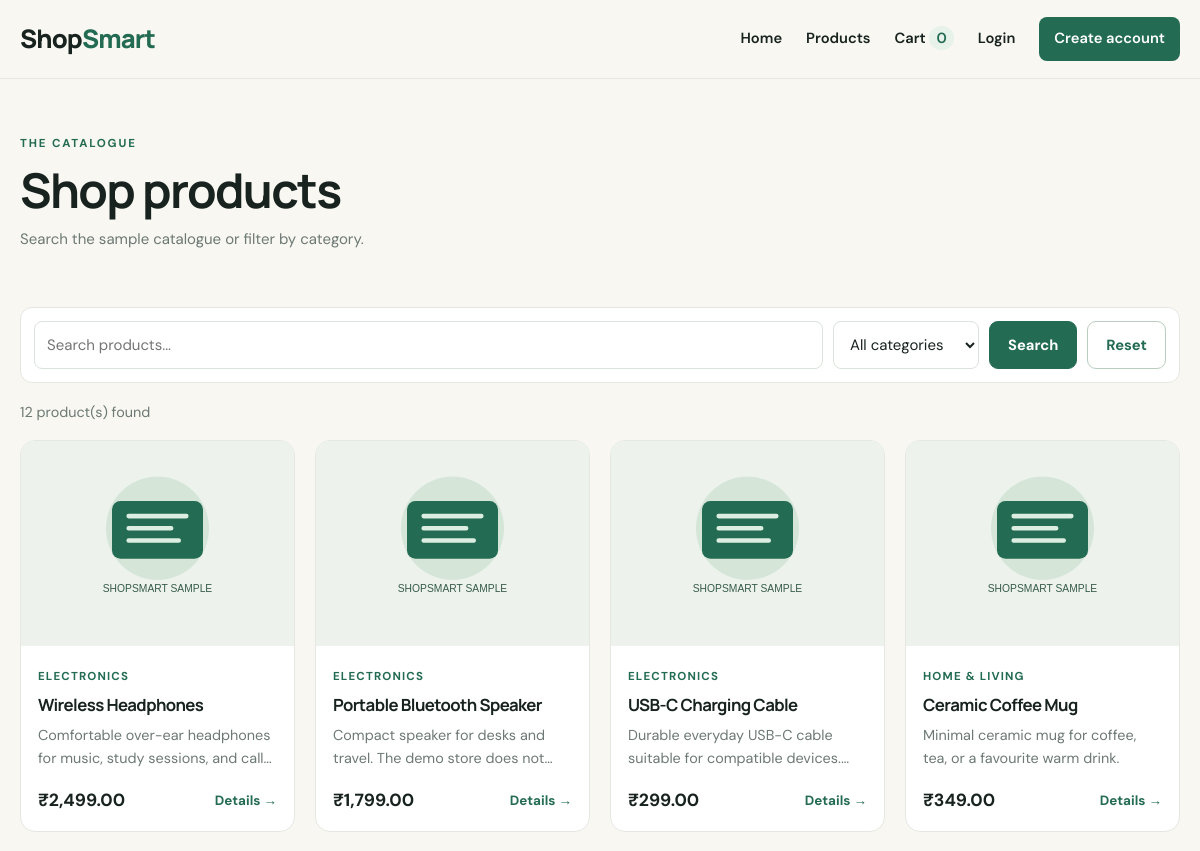
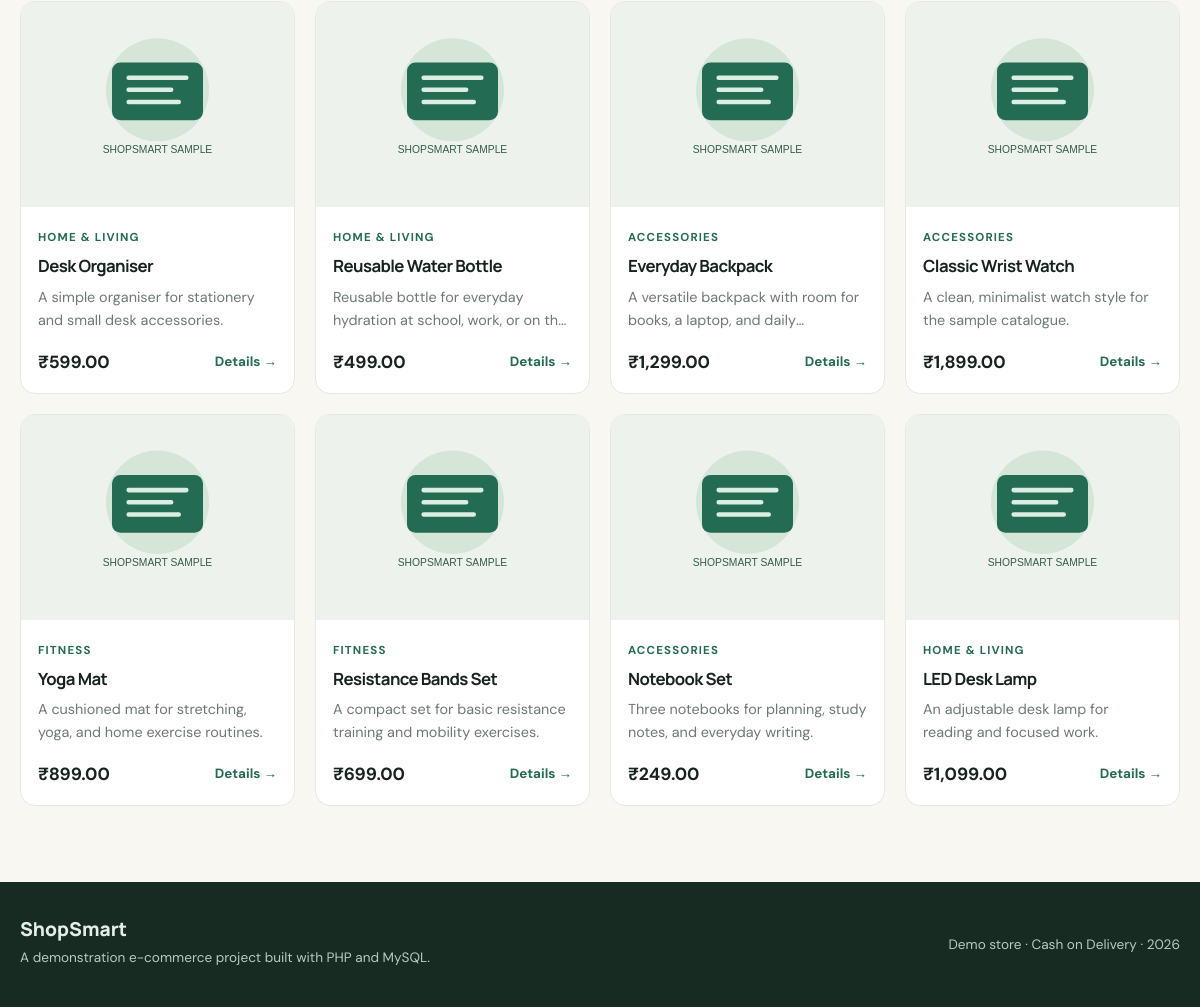
/products.php, run on the app's committed database (2 pictures, top to bottom).
### tables this page shows
CREATE TABLE products (
  id INT UNSIGNED AUTO_INCREMENT PRIMARY KEY,
  category_id INT UNSIGNED NULL,
  name VARCHAR(180) NOT NULL,
  description TEXT NOT NULL,
  price DECIMAL(10,2) NOT NULL,
  stock INT UNSIGNED NOT NULL DEFAULT 0,
  image VARCHAR(255) NOT NULL DEFAULT 'assets/images/product-placeholder.svg',
  active TINYINT(1) NOT NULL DEFAULT 1,
  created_at TIMESTAMP NOT NULL DEFAULT CURRENT_TIMESTAMP,
  CONSTRAINT fk_products_category FOREIGN KEY (category_id) REFERENCES categories(id) ON DELETE SET NULL,
  INDEX idx_products_name (name),
  INDEX idx_products_active (active)
);

CREATE TABLE categories (
  id INT UNSIGNED AUTO_INCREMENT PRIMARY KEY,
  name VARCHAR(100) NOT NULL UNIQUE,
  created_at TIMESTAMP NOT NULL DEFAULT CURRENT_TIMESTAMP
);

### functions.php (called while the page is built, shortened)
<?php
function e(?string $value): string {
    return htmlspecialchars((string)$value, ENT_QUOTES | ENT_SUBSTITUTE, 'UTF-8');
}
function money(float|int|string $amount): string {
    return '₹' . number_format((float)$amount, 2);
}

### products.php (the view, shortened to what this page needs)
<?php
require_once __DIR__ . '/config/database.php';
require_once __DIR__ . '/includes/functions.php';
$q = trim((string)($_GET['q'] ?? ''));
$sql = "SELECT p.*, c.name AS category_name FROM products p LEFT JOIN categories c ON c.id=p.category_id WHERE p.active=1";
$params = [];
$sql .= " ORDER BY p.created_at DESC";
$stmt = $pdo->prepare($sql); $stmt->execute($params); $products = $stmt->fetchAll();
require __DIR__ . '/includes/header.php';
?>
<section class="page-heading"><p class="eyebrow">The catalogue</p><h1>Shop products</h1><p>Search the sample catalogue or filter by category.</p></section>
<form class="filter-bar" method="get">
  <input type="search" name="q" placeholder="Search products..." value="<?= e($q) ?>">
  <select name="category"><option value="0">All categories</option></select>
  <button class="button" type="submit">Search</button>
  <a class="button button-outline" href="products.php">Reset</a>
</form>
<p class="muted"><?= count($products) ?> product(s) found</p>
<div class="product-grid">
<?php foreach ($products as $product): ?>
  <article class="product-card">
    <a href="product-details.php?id=<?= (int)$product['id'] ?>" class="product-image"><img src="<?= e($product['image'] ?: 'assets/images/product-placeholder.svg') ?>" alt="<?= e($product['name']) ?>" onerror="this.src='assets/images/product-placeholder.svg'"></a>
    <div class="product-info"><span class="category"><?= e($product['category_name'] ?? 'General') ?></span><h3><a href="product-details.php?id=<?= (int)$product['id'] ?>"><?= e($product['name']) ?></a></h3><p class="muted clamp"><?= e($product['description']) ?></p><div class="product-bottom"><strong><?= money($product['price']) ?></strong><a class="small-link" href="product-details.php?id=<?= (int)$product['id'] ?>">Details →</a></div></div>
  </article>
<?php endforeach; ?>
</div>
<?php require __DIR__ . '/includes/footer.php'; ?>

### style.css (style rules this page uses)
:root { --ink:#18231f;--muted:#6d7974;--green:#236b52;--green-dark:#174c3a;--mint:#e7f2eb;--cream:#f8f7f2;--line:#e5e8e2;--white:#fff;--orange:#e5a65b;--danger:#b53d3d;--shadow:0 12px 36px rgba(25,48,38,.08) }
* { box-sizing:border-box }
html { scroll-behavior:smooth }
body { margin:0;background:var(--cream);color:var(--ink);font-family:'DM Sans',Arial,sans-serif;font-size:15px;line-height:1.6 }
h1,h2,h3,.brand { font-family:Manrope,Arial,sans-serif;line-height:1.2;letter-spacing:-.035em }
h1 { font-size:clamp(2.3rem,5vw,4rem);margin:.35rem 0 1rem }
h3 { font-size:1.05rem }
p { margin:.5rem 0 1rem }
a { color:var(--green);text-decoration:none }
img { max-width:100%;display:block }
.eyebrow { text-transform:uppercase;letter-spacing:.16em;font-size:.72rem;font-weight:700;color:var(--green);margin:0 0 8px }
.button { display:inline-flex;align-items:center;justify-content:center;gap:8px;background:var(--green);border:1px solid var(--green);border-radius:9px;padding:12px 18px;color:white;font:700 .92rem 'DM Sans',sans-serif;cursor:pointer;transition:transform .15s,background .15s }
.button-outline { background:transparent;color:var(--green);border-color:#b9cec1 }
.product-grid { display:grid;grid-template-columns:repeat(4,minmax(0,1fr));gap:20px }
.product-card { background:white;border:1px solid var(--line);border-radius:15px;overflow:hidden;transition:transform .18s,box-shadow .18s }
.product-image { height:205px;background:#edf2ed;display:flex;align-items:center;justify-content:center;overflow:hidden }
.product-image img { width:100%;height:100%;object-fit:cover }
.product-info { padding:17px }
.category { color:var(--green);font-size:.72rem;text-transform:uppercase;letter-spacing:.1em;font-weight:700 }
.product-info h3 { margin:8px 0 9px }
.product-info h3 a { color:var(--ink) }
.product-bottom { display:flex;justify-content:space-between;align-items:center;gap:10px;margin-top:16px }
.product-bottom strong { font-size:1.1rem }
.small-link { font-weight:700;font-size:.84rem }
.muted { color:var(--muted);font-size:.9rem }
.clamp { display:-webkit-box;-webkit-line-clamp:2;-webkit-box-orient:vertical;overflow:hidden;min-height:44px }
.page-heading { padding:26px 0 22px }
.page-heading h1 { font-size:clamp(2.2rem,4vw,3.2rem);margin:.2rem 0 }
.page-heading p:last-child { color:var(--muted) }
.filter-bar { display:flex;gap:10px;background:white;border:1px solid var(--line);padding:13px;border-radius:12px;margin:18px 0 }
.filter-bar input { flex:1;min-width:160px }
.filter-bar input,.filter-bar select,input,textarea,select { font:inherit;border:1px solid #dce2dc;border-radius:8px;padding:11px 12px;background:white;color:var(--ink);width:100%;outline:none }
.filter-bar input,.filter-bar select { width:auto }

### data on the page
products: image (placeholder picture), category.name "ELECTRONICS", name "Wireless Headphones", description "Comfortable over-ear headphones for music, study sessions, and…", price "₹2,499.00"
products: image (placeholder picture), category.name "ELECTRONICS", name "Portable Bluetooth Speaker", description "Compact speaker for desks and travel. The demo store does…", price "₹1,799.00"
products: image (placeholder picture), category.name "ELECTRONICS", name "USB-C Charging Cable", description "Durable everyday USB-C cable suitable for compatible…", price "₹299.00"
products: image (placeholder picture), category.name "HOME & LIVING", name "Ceramic Coffee Mug", description "Minimal ceramic mug for coffee, tea, or a favourite warm drink.", price "₹349.00"
products: image (placeholder picture), category.name "HOME & LIVING", name "Desk Organiser", description "A simple organiser for stationery and small desk accessories.", price "₹599.00"
products: image (placeholder picture), category.name "HOME & LIVING", name "Reusable Water Bottle", description "Reusable bottle for everyday hydration at school, work, or on…", price "₹499.00"
products: image (placeholder picture), category.name "ACCESSORIES", name "Everyday Backpack", description "A versatile backpack with room for books, a laptop, and…", price "₹1,299.00"
products: image (placeholder picture), category.name "ACCESSORIES", name "Classic Wrist Watch", description "A clean, minimalist watch style for the sample catalogue.", price "₹1,899.00"
products: image (placeholder picture), category.name "FITNESS", name "Yoga Mat", description "A cushioned mat for stretching, yoga, and home exercise routines.", price "₹899.00"
products: image (placeholder picture), category.name "FITNESS", name "Resistance Bands Set", description "A compact set for basic resistance training and mobility exercises.", price "₹699.00"
products: image (placeholder picture), category.name "ACCESSORIES", name "Notebook Set", description "Three notebooks for planning, study notes, and everyday writing.", price "₹249.00"
products: image (placeholder picture), category.name "HOME & LIVING", name "LED Desk Lamp", description "An adjustable desk lamp for reading and focused work.", price "₹1,099.00"

### other printed values
cart_count() "0"
count($products) "12"
